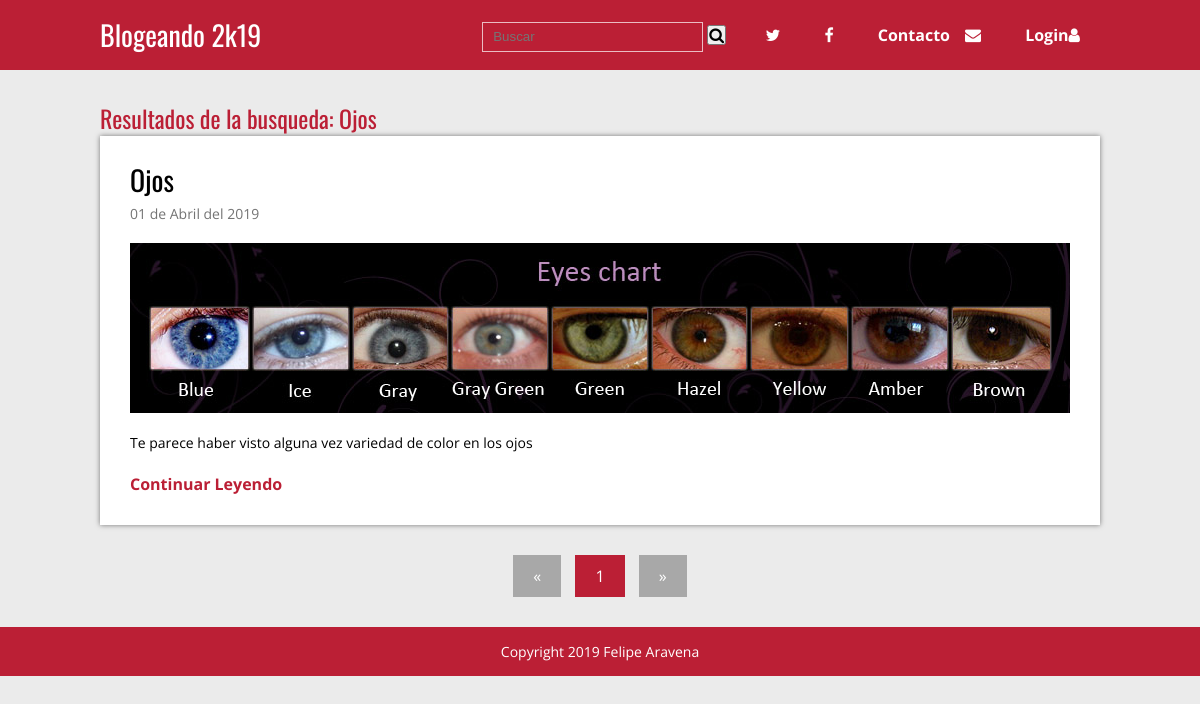
Screenshot of /blog/buscar.php?busqueda=Ojos with the database file from the repository.
### tables this page shows
CREATE TABLE `articulos` (
  `id` int(11) NOT NULL,
  `titulo` varchar(200) NOT NULL,
  `extracto` varchar(200) NOT NULL,
  `fecha` timestamp NOT NULL DEFAULT CURRENT_TIMESTAMP,
  `texto` text NOT NULL,
  `thumb` varchar(50) NOT NULL
);

### blog/buscar.php (called while the page is built, shortened)
<?php
require 'admin/config.php';
require 'functions.php';
$conexion = conexion($bd_config);
if($_SERVER['REQUEST_METHOD'] == 'GET' && !empty($_GET['busqueda'])){
	$busqueda = limpiarDatos($_GET['busqueda']);
	$statement =$conexion->prepare(
		"SELECT * FROM articulos WHERE titulo LIKE :busqueda or texto Like :busqueda"
	);
	$statement->execute(array(':busqueda' => "%$busqueda%"));
	$resultados = $statement->fetchAll();
	if (empty($resultados)) {
		$titulo = 'No se encontraron articulos con el resultado: ' . $busqueda;
	} else {
		$titulo = 'Resultados de la busqueda: ' . $busqueda;
	}
} else {
	header('Location:' . RUTA . '/index.php');
}
require 'views/buscar.view.php';
?>

### blog/functions.php (called while the page is built, shortened)
<?php
function limpiarDatos($datos){
	$datos = trim($datos);
	$datos = stripslashes($datos);
	$datos = htmlspecialchars($datos);
	return $datos;
}
function fecha($fecha){
	$timestamp = strtotime($fecha);
	$meses = ['Enero', 'Febrero', 'Marzo', 'Abril', 'Mayo', 'Junio', 'Julio', 'Agosto', 'Septiembre', 'Octubre', 'Noviembre', 'Diciembre'];
	$dia = date('d', $timestamp);
	$mes = date('m', $timestamp) - 1;
	$year = date('Y', $timestamp);
	$fecha = $dia . ' de ' . $meses[$mes] . ' del ' . $year;
	return $fecha;
}
?>

### blog/views/buscar.view.php (the view)
<?php require 'header.php' ?>
	<div class="contenedor">
		<h2><?php echo $titulo; ?></h2>
		<?php foreach($resultados as $post): ?>
			<div class="post">
				<article>
					<h2 class="titulo"><a href="single.php?id=<?php echo $post['id']; ?>"><?php echo $post['titulo'] ?></a></h2>
					<p class="fecha"><?php echo fecha($post['fecha']); ?></p>
					<div class="thumb">
						<a href="single.php?id=<?php echo $post['id']; ?>">
							<img src="./imagenes/<?php echo $post['thumb']; ?>" alt="<?php echo $post['titulo'] ?>">
						</a>
					</div>
					<p class="extracto"><?php echo $post['extracto'] ?></p>
					<a href="single.php?id=<?php echo $post['id']; ?>" class="continuar">Continuar Leyendo</a>
				</article>
			</div>
		<?php endforeach; ?>
		<?php require 'paginacion.php'; ?>
	</div>
<?php require 'footer.php'; ?>

### blog/css/estilos.css (style rules this page uses)
* { margin: 0; padding: 0; -webkit-box-sizing: border-box; -moz-box-sizing: border-box; box-sizing: border-box; }
body { font-size: 16px; font-family: 'Open Sans', sans-serif; background: #ebebeb; }
h1, h2, h3, h4, h5, h6 { font-family: "Oswald", Arial, Sans-serif; font-weight: normal; }
a { text-decoration: none; color:#BB1F35; }
.contenedor { max-width: 1000px; width: 90%; margin: auto; }
.post { width: 100%; background: #fff; box-shadow: 0px 0px 5px rgba(0,0,0, .5); margin-bottom: 30px; padding: 30px; }
.post article .titulo { font-family: "Oswald", Arial, Sans-serif; font-size: 28px; font-weight: normal; line-height: 28px; margin-bottom: 10px; }
.post article .titulo a { color:#000; }
.post article .fecha { color:#747474; font-size: 14px; margin-bottom: 20px; }
.post article .thumb { margin-bottom: 20px; }
.post article .thumb img { vertical-align: top; width: 100%; }
.post article .extracto { font-size: 14px; line-height: 20px; margin-bottom: 20px; }
.post article .continuar { color:#BB1F35; font-weight: bold; }

### rows the page displays
articulos: titulo "Ojos", fecha "01 de Abril del 2019", thumb (picture), extracto "Te parece haber visto alguna vez variedad de color en los ojos"

### other values shown
$titulo "Resultados de la busqueda: Ojos"
